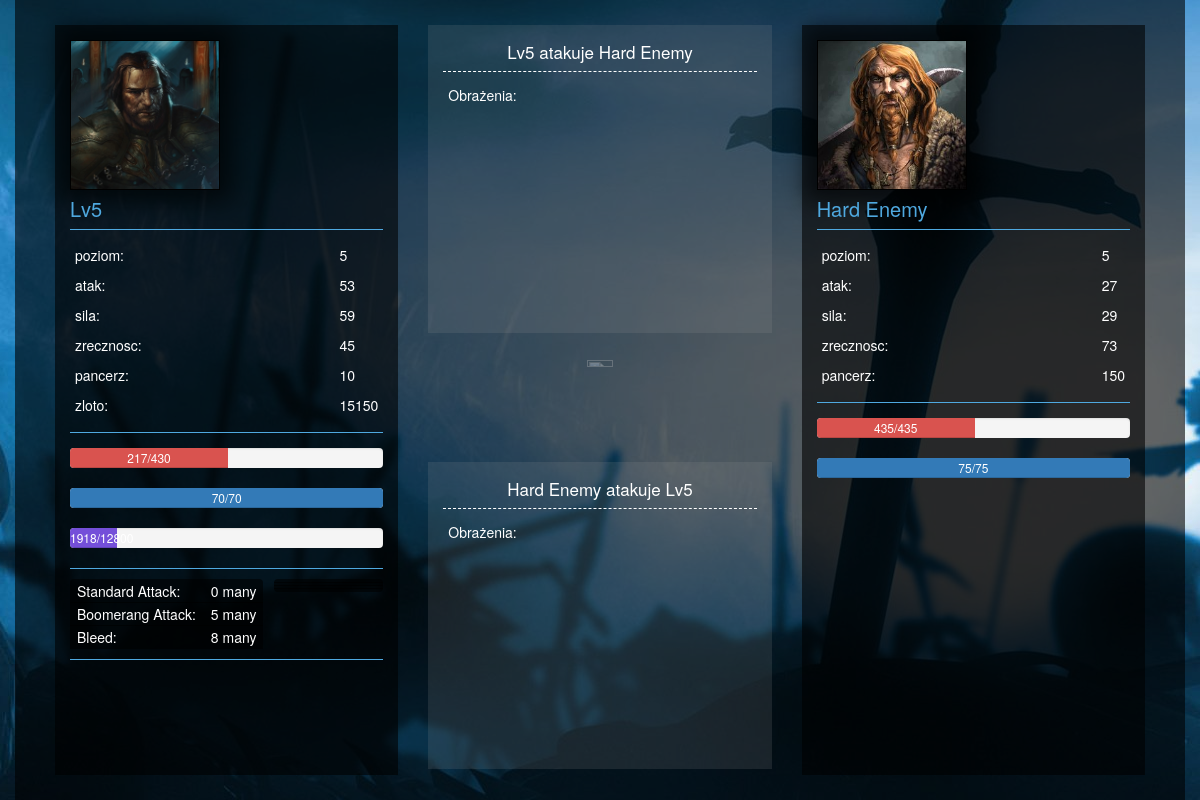
The app's page /player/3/arena/arenalevel/Hard Enemy with its own data.
### project/models.py (models this page shows, shortened)
class Player(models.Model):
    name = models.CharField(max_length=40)
    level = models.IntegerField()
    experience = models.IntegerField()
    requiredexp = models.IntegerField()
    strength = models.IntegerField()
    agility = models.IntegerField()
    maxhealth = models.IntegerField()
    health = models.IntegerField()
    attack = models.IntegerField()
    maxmana = models.IntegerField()
    mana = models.IntegerField()
    classname = models.ForeignKey(ClassName)
    armorid = models.ForeignKey(ArmorItem)
    bonus_attack = models.IntegerField()
    bonus_agility = models.IntegerField()
    bonus_health = models.IntegerField()
    isarmordamaged = models.BooleanField()
    gold = models.IntegerField()
    dot_damage = models.IntegerField()
    dot_rounds = models.IntegerField()
    small_elixir = models.IntegerField()
    medium_elixir = models.IntegerField()
    big_elixir = models.IntegerField()
    ultimate_elixir = models.IntegerField()
    def __unicode__(self):
        return self.name

class Attack(models.Model):
    name = models.CharField(max_length=50)
    requiredlv = models.IntegerField()
    bonusattack = models.DecimalField(max_digits=4, decimal_places=2)
    requiredmana = models.IntegerField()

class Elixir(models.Model):
    name = models.CharField(max_length=40)
    health_restore = models.IntegerField()
    mana_restore = models.IntegerField()
    price = models.IntegerField()
    multiplier = models.DecimalField(max_digits=4, decimal_places=2)

class Enemy(models.Model):
    name = models.CharField(max_length=15)
    level = models.IntegerField()
    strength = models.IntegerField()
    agility = models.IntegerField()
    maxhealth = models.IntegerField()
    health = models.IntegerField()
    attack = models.IntegerField()
    maxmana = models.IntegerField()
    mana = models.IntegerField()
    classname = models.ForeignKey(ClassName)
    armor = models.IntegerField()
    dot_damage = models.IntegerField()
    dot_rounds = models.IntegerField()
    def __unicode__(self):
        return self.name

### fight/views.py (the view)
# urls.py: url(r'^arenalevel/(?P<e>[A-Za-z\s]+)$', views.arenalevel),
def arenalevel(request, p, e):
    gamer = Player.objects.get(pk=p)
    if e == "Easy Enemy":
        e = Enemy.objects.get(name=e.name)
    elif e == "Medium Enemy":
        e = Enemy.objects.get(name='Medium Enemy')
    elif e == "Hard Enemy":
        e = Enemy.objects.get(name='Hard Enemy')
    elif e == "Easy Boss":
        e = Enemy.objects.get(name='Easy Boss')
    elif e == "Medium Boss":
        e = Enemy.objects.get(name='Medium Boss')
    else:
        e = Enemy.objects.get(name='Hard Boss')
    AttackLog.objects.all().delete()
    return render(request, 'fight/arenalevel.html', {
        'p': gamer,
        'e': e,
        'health': gamer.health * 100 / gamer.maxhealth,
        'mana': gamer.mana * 100 / gamer.maxmana,
        'armor': ArmorItem.objects.get(name=gamer.armorid).value,
        'attack': Attack.objects.all(),
        'log': AttackLog.objects.all(),
        'elixir': Elixir.objects.all(),
    })

### project/models.py (called while the page is built)
    def __unicode__(self):
        return self.name

    def __unicode__(self):
        return self.name

### templates/fight/arenalevel.html (shortened to what this page needs)
{% extends "layout.html" %}
{% block content %}
    <div class="col-md-4">
        <div class="bg_player" style="padding: 15px;">
            <div id="ref_player">
                {% include 'fight/partial_view_player.html'%}
            </div>
        </div>
    </div>
    <div class="col-md-4" id="ref_consol">
        {% include 'fight/partial_view_console_log.html' with player=p enemy=e%}
    </div>
    <div class="col-md-4">
        <div class="bg_player" id="ref_enemy" style="padding: 15px;">
            {% include 'fight/partial_view_enemy.html'%}
        </div>
    </div>
{% endblock %}

### templates/fight/partial_view_player.html (shortened to what this page needs)
{% load staticfiles %}
    <div class="player_portrait">
        {%if p.classname|stringformat:"s"  == "Warrior"%}
            <img src="{% static 'css/content/warrior.jpg' %}" height="100%", width="100%">
        {%elif p.classname|stringformat:"s"  == "Thief"%}
            <img src="{% static 'css/content/thief.jpg' %}" height="100%", width="100%">
        {%elif p.classname|stringformat:"s"  == "Tankozord"%}
            <img src="{% static 'css/content/tank.jpg' %}" height="100%", width="100%">
        {% endif %}
    </div>
    <div class="player_name">
        {{p.name}}
    </div>
    <div class="player_stats">
        <div class="column_left">
            <p>poziom:</p>
            <p>atak:</p>
            <p>sila:</p>
            <p>zrecznosc:</p>
            <p>pancerz:</p>
            <p>zloto:</p>
        </div>
        <div class="column_right">
            <p>{{p.level}}</p>
            <p>{{p.attack}}</p>
            <p>{{p.strength}}</p>
            <p>{{p.agility}}</p>
            <p>{{armor}}</p>
            <p>{{p.gold}}</p>
        </div>
    </div>
    <div class="progress">
        <div id="player-health" class="progress-bar progress-bar-danger" role="progressbar" aria-valuenow="100" aria-valuemin="0" aria-valuemax="100" style="width: 100%;">
            {{p.health}}/{{p.maxhealth}}
        </div>
    </div>
    <div class="progress">
        <div id="player-mana" class="progress-bar"  role="progressbar" aria-valuenow="100" aria-valuemin="0" aria-valuemax="100" style="width: 100%">
            {{p.mana}}/{{p.maxmana}}
        </div>
    </div>
    <div class="progress">
        <div id="player-exp" class="progress-bar progress_bar_level" role="progressbar" aria-valuenow="60" aria-valuemin="0" aria-valuemax="100" style="width: 0%;">
            {{p.experience}}/{{p.requiredexp}}
        </div>
    </div>
    {% if attack%}
    <div class="player_special_attack" id="special">
        <div style="width: 65%; float: left;">
            <div class="btn-group-vertical" role="group" aria-label="" style="width: 95%">
                {% for item in attack %}
                    {% if item.requiredlv <= p.level %}
                        <button type="button" class="btn btn_special_attack"
                                onclick="Attack({{item.requiredmana}}, '{{item.name}}')">
                            <div class="column_left">
                                {{item.name}}:
                            </div>
                            <div class="column_right">
                                {{item.requiredmana}} many
                            </div>
                        </button>
                    {% endif %}
                {% endfor %}
            </div>
        </div>
        <div style="width: 20% float: right;">
            <div class="btn-group-vertical" role="group" aria-label="" style="width: 35%">
                {% for item in elixir %}
                <button type="button" class="btn btn_special_attack" onclick="Use_Elixir('{{item.name}}')">
                </button>
                {% endfor %}
            </div>
        </div>
    </div>
    {% endif %}

### templates/fight/partial_view_console_log.html (shortened to what this page needs)
{% load staticfiles %}
    <div id="console-player" class="console_log">
        <div class="console_log_title">
            <div style="text-align: center;">
                {{player}} atakuje {{enemy}}
            </div>
        </div>
        <div class="console_log_info">
            <div class="column_left">
                <p>Obrażenia:</p>
            </div>
        </div>
    </div>
    <div style="margin: 27px; text-align: center; opacity:0.3;">
        <img src="{% static 'css/content/sword.png' %}" height="10%", width="30%">
    </div>
    <div id="console-enemy" class="console_log">
        <div class="console_log_title">
            <div style="text-align: center;">
                {{enemy}} atakuje {{player}}
            </div>
        </div>
        <div class="console_log_info">
            <div class="column_left">
                <p>Obrażenia:</p>
            </div>
        </div>
    </div>

### templates/fight/partial_view_enemy.html (shortened to what this page needs)
{% load staticfiles %}
    <div class="player_portrait">
        {%if e.classname|stringformat:"s"  == "Warrior"%}
            <img src="{% static 'css/content/warrior.jpg' %}" height="100%", width="100%">
        {%elif e.classname|stringformat:"s"  == "Thief"%}
            <img src="{% static 'css/content/thief.jpg' %}" height="100%", width="100%">
        {%elif e.classname|stringformat:"s"  == "Tankozord"%}
            <img src="{% static 'css/content/tank.jpg' %}" height="100%", width="100%">
        {% endif %}
    </div>
    <div class="player_name">
        {{e.name}}
    </div>
    <div class="player_stats">
        <div class="column_left">
            <p>poziom:</p>
            <p>atak:</p>
            <p>sila:</p>
            <p>zrecznosc:</p>
            <p>pancerz:</p>
        </div>
        <div class="column_right">
            <p>{{e.level}}</p>
            <p>{{e.attack}}</p>
            <p>{{e.strength}}</p>
            <p>{{e.agility}}</p>
            <p>{{e.armor}}</p>
        </div>
    </div>
    <div class="progress">
        <div id="enemy-health" class="progress-bar progress-bar-danger" role="progressbar" aria-valuenow="100" aria-valuemin="0" aria-valuemax="100" style="width: 100%;">
            {{e.health}}/{{e.maxhealth}}
        </div>
    </div>
    <div class="progress">
        <div id="enemy-mana" class="progress-bar"  role="progressbar" aria-valuenow="100" aria-valuemin="0" aria-valuemax="100" style="width: 100%">
            {{e.mana}}/{{e.maxmana}}
        </div>
    </div>

### templates/static/css/site.css (style rules this page uses)
.bg_player { color: #fff; background-color:rgba(0,0,0,0.6); padding: 25px; height: 100%; }
.player_name { padding: 5px 0px; color: #4FA9E0; font-size: 20px; border-bottom: solid 1px #4FA9E0; }
.player_portrait { border: solid 1px #000; height: 150px; width: 150px; -webkit-box-shadow: 0px 0px 22px 12px rgba(0,0,0,0.63); -moz-box-shadow: 0px 0px 22px 12px rgba(0,0,0,0.63); box-shadow: 0px 0px 22px 12px rgba(0,0,0,0.63); }
.player_special_attack { padding: 10px 0px; border-top: solid 1px #4FA9E0; border-bottom: solid 1px #4FA9E0; }
.player_stats { margin: 15px 0px; padding-bottom: 7px; border-bottom: solid 1px #4FA9E0; }
.column_left { padding-left: 5px; float: left; }
.column_right { padding-right: 5px; float: right; }
.console_log { padding: 15px; background-color: rgba(150, 150, 150, 0.16); overflow-y:scroll; height: 41% }
.console_log_title { font-size: 17px; border-bottom: dashed 1px #fff; padding-bottom: 7px; }
.console_log_info { padding-top: 13px; }
.progress_bar_level { background-color: rgba(116, 79, 217, 1); }
.btn_special_attack { padding: 1px; background-color:rgba(0,0,0,0.6); }

### records on screen
Player: name "Lv5", level "5", attack "53", strength "59", agility "45", gold "15150", health "217", maxhealth "430", mana "70", maxmana "70", experience "1918", requiredexp "12800"
Attack: name "Standard Attack", requiredmana "0"
Attack: name "Boomerang Attack", requiredmana "5"
Attack: name "Bleed", requiredmana "8"
Enemy: name "Hard Enemy", level "5", attack "27", strength "29", agility "73", armor "150", health "435", maxhealth "435", mana "75", maxmana "75"

### other values on screen
{{ armor }} "10"
